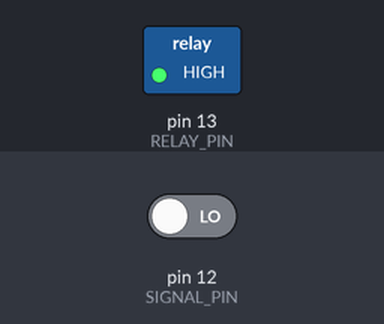
This sketch was run on a simulated Arduino Uno, built with avr-gcc and run on an emulated ATmega328P. Parts: switched loads named in the sketch (green lamp = pin HIGH). Inputs (shaded band) come from the test bench; at power-on: pin 12 (SIGNAL_PIN) LOW.

Above: at 4.8 s.
4.9 s: pin 12 (SIGNAL_PIN) driven HIGH
At 6.8 s:
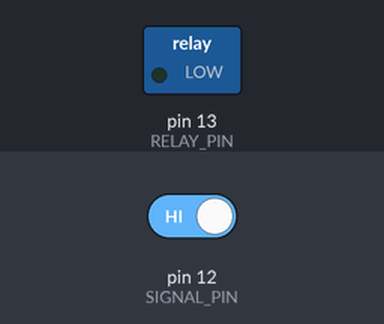
7.6 s: pin 12 (SIGNAL_PIN) driven LOW
At 8.4 s:
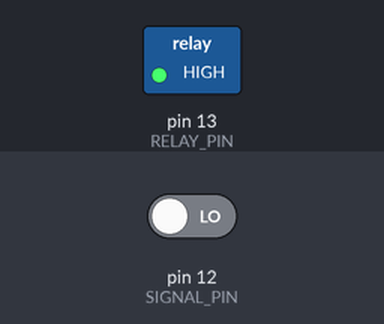
Timing chart, 0 to 10.6 s (numbered marks = the images above; inputs shaded):
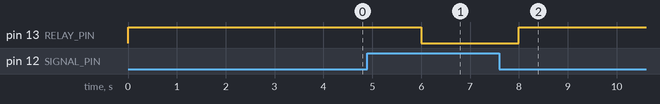

Measured:
- after the input at 4.9 s, pin 13 (RELAY_PIN): HIGH → LOW after 1.1 s
- after the input at 7.6 s, pin 13 (RELAY_PIN): LOW → HIGH after 0.40 s

The sketch:

arduino_relay.ino
```cpp
int RELAY_PIN=13;
int SIGNAL_PIN=12;

void setup() {
  Serial.begin(9600);
  pinMode(RELAY_PIN, OUTPUT);
  pinMode(SIGNAL_PIN, INPUT);
}

void loop() {
  int sig = digitalRead(SIGNAL_PIN);
  if(sig){
    digitalWrite(RELAY_PIN, LOW);
  }else{
    digitalWrite(RELAY_PIN, HIGH);
  }
  delay(2000);
}
```
